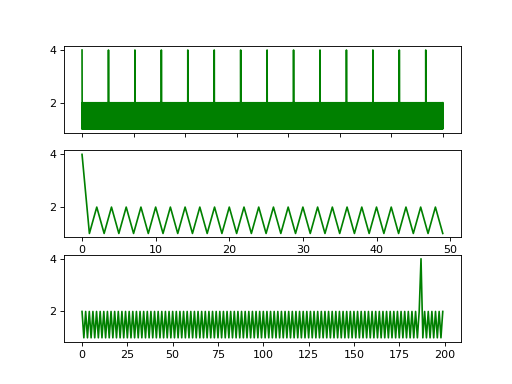

The script that drew this image:
import tttrlib
import numpy as np
import pylab as p

events = tttrlib.TTTR('../../test/data/PQ/HT3/PQ_HT3_CLSM.ht3', 1)
# select special events
e = events.get_event_type()
c = events.get_routing_channel()

special_events = np.where(e == 1)

fig, ax = p.subplots(3, 1, sharey=False)

p.setp(ax[0].get_xticklabels(), visible=False)
ax[0].plot(c[special_events][:7000], 'g')
ax[1].plot(c[special_events][:50], 'g')
ax[2].plot(c[special_events][len(c[special_events])-200:], 'g')


p.show()
